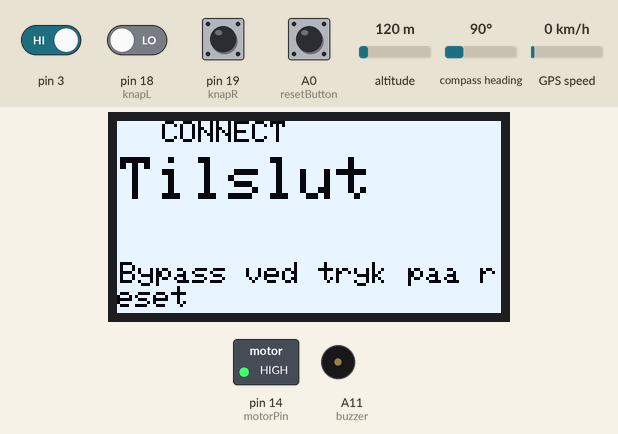
Simulated run of this sketch. Board: Arduino Mega 2560, built with avr-gcc and run on an emulated ATmega2560. Shown: 128×64 one-colour display, switched loads named in the sketch (green lamp = pin HIGH), buzzer (waves = sounding). The inputs (shaded band) are chosen by the test bench; at power-on: pin 3 HIGH, A0 (resetButton), pin 18 (knapL), pin 19 (knapR) LOW, altitude 120 m, compass heading 90°, GPS speed 0 km/h. The display library's start-up logo is not drawn; the GPS gets a fix after 3 s at 37.7749, -122.4194 with 8 satellites; no radio packets arrive unless stated.

Above: at 2.8 s.
2.9 s: A0 (resetButton) pulled HIGH for 0.15 s
At 4.7 s:
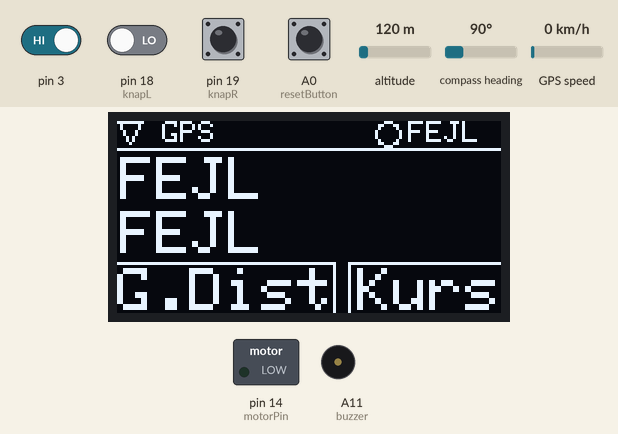
6.0 s: pin 3 driven LOW
At 7.5 s:
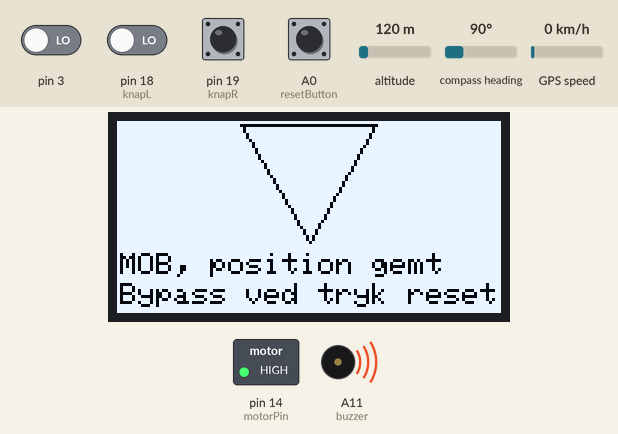
8.5 s: A0 (resetButton) pulled HIGH for 1 s
At 10.0 s:
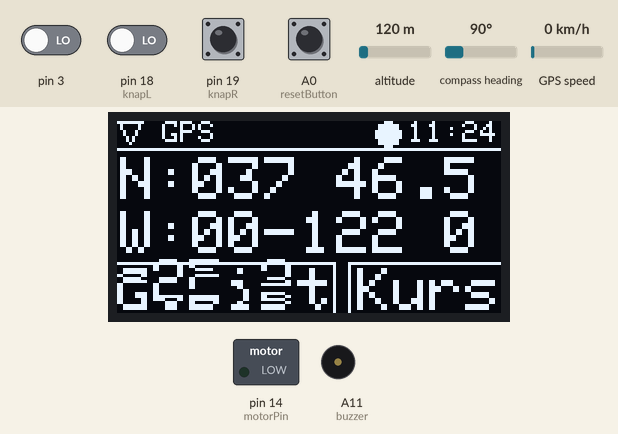
11.0 s: pin 18 (knapL) driven HIGH
At 12.4 s:
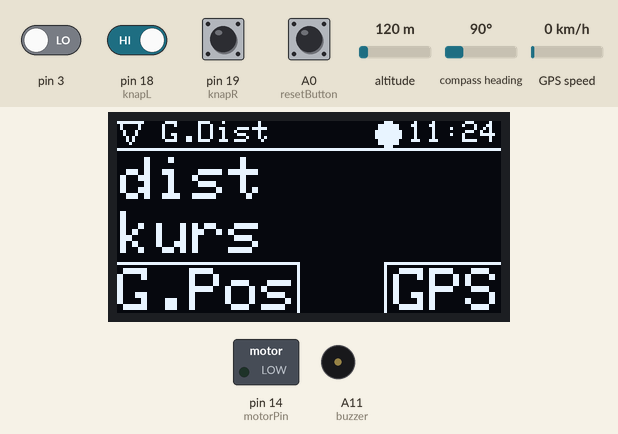
14.0 s: pin 19 (knapR) driven HIGH
At 15.5 s:
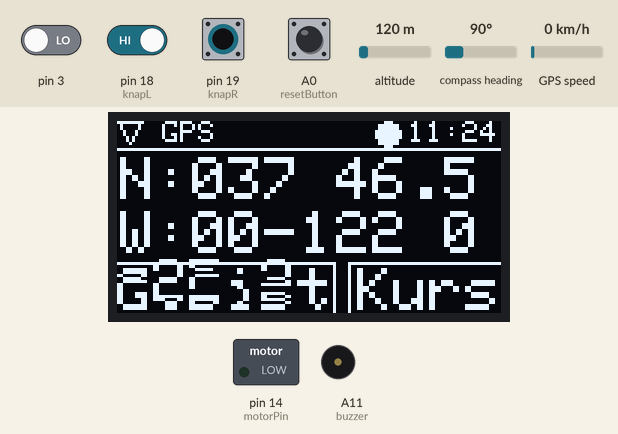
17.0 s: pin 19 (knapR) pulsed LOW 5 times (0.12 s each, 0.3 s apart)
At 18.2 s:
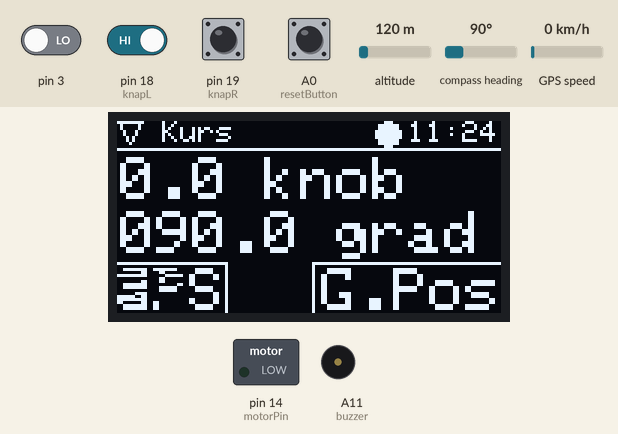
Timing chart, 0 to 22.3 s (numbered marks = the images above; inputs shaded):
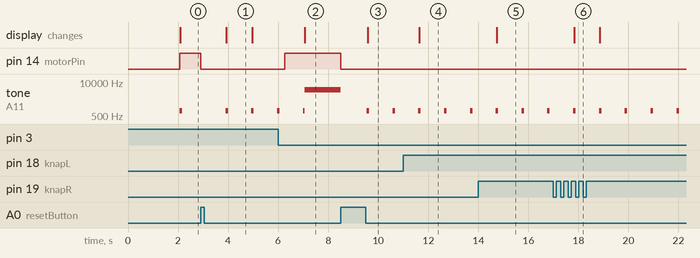

The sketch:

Motorenhed.ino
```cpp
#include <SPI.h>//libraries til seriel kommunikation.
#include <Wire.h>
#include <Adafruit_GFX.h> //til at tegne grafik paa display
#include <Adafruit_SSD1306.h>//Til Display
#include <TinyGPS.h>//til GPS
#include <nRF24L01.h>//til radio
#include <RF24.h>//til radio

//pin opsaetning
const int motorPin = 14; //pin hvorpaa relae er connect
const int knapL = 18;
const int knapR = 19; //kontakter til at styre rundt i menuer
const int buzzer = A11; //
const int resetButton = A0; //kontakt til fx at disable alarmen

//Display opsaetning
#define SCREEN_WIDTH 128 // OLED display width, in pixels
#define SCREEN_HEIGHT 64 // OLED display height, in pixels
// Declaration for an SSD1306 display connected to I2C (SDA, SCL pins)
#define OLED_RESET     -1 // Reset pin # (or -1 if sharing Arduino reset pin)
Adafruit_SSD1306 display(SCREEN_WIDTH, SCREEN_HEIGHT, &Wire, OLED_RESET);

//Radio opsaetning
RF24 radio(7, 8); // CE, CSN - pins
const byte address[6] = "00000";
int textInt = 0;

//GPS opsaetning
TinyGPS gps; // Creating GPS object
//GPS-variabler
String GPSLat = "";
String GPSLon = "";
String GPSSpeed = "";
String GPSCourse = "";
String GPSTime = "";
String gemtLat = "";
String gemtLon = "";

//GUI vaerdier til menu position
const int pos0_y = 0;     //y-position paa info linje i top
const int posNowM_x = 15; //x-position for nuvaerende menu
const int posUr_x = 97;   //x-position for uret
const int pos1_y = 12;    //y-position paa foerste main element
const int pos2_y = 30;    //y-position paa andet main element
const int pos3_y = 49;    //y-position paa menuskift-element
unsigned long ms = 1000; //til GPS

// Menu navne
const String velkomstMenu = "Welcome";
const String connectMenu = "Armb.";
const String gpsMenu = "GPS";
const String kursMenu = "Kurs";
const String gemtPosMenu = "G.Pos";
const String gemtDistMenu = "G.Dist";
const String alarmMenu = "Alarm";

int forbindelse = 0;//fortaeller om der er GPS forbindelse

unsigned int menuCount = 10000; //counter til hvilken menu vi er i.
//Starter hoej for at undgaa under/overflow

//checks til alarm og interrupts
bool knapCheck = 0;         //sikrer at der ikke bliver trykket dobbelt på menuknapper
bool alarm = 0;             //bliver 1/true naar mand over bord
bool interruptDisable = 1;  //deaktiverer funktionen der slukker motor hvis 1/true
unsigned long lastMessage = 0; //tiden hvornaar sidste radiobesked blev modtaget

void setup() {
  //Serial.begin(38400);  //begynder kommunikation med serial monitor - til accepttest
  Serial2.begin(9600);  //begynder kommunikation med GPS
  initDisplay();        //initialiserer displayet
  radioSetup();         //initialiserer radio
  pinMode(motorPin, OUTPUT);
  pinMode(resetButton, INPUT);
  attachInterrupt(digitalPinToInterrupt(knapL), bMenu, RISING);  //laver interrupt pins til at reagere på stigning i spaending
  attachInterrupt(digitalPinToInterrupt(knapR), fMenu, RISING);
  pinMode(buzzer, OUTPUT);
  digitalWrite(motorPin, HIGH);
  connectGUI(); //tegner en "opstartsskaerm"
  int i = 0; // til at exit while loop
  while (i == 0) { //et loop der venter paa man disabler sikkerheden eller forbinder armbaand
    if (digitalRead(resetButton) == HIGH) {
      digitalWrite(motorPin, LOW);
      i = 1;
    }
    if (textInt == 11) {
      digitalWrite(motorPin, LOW);
      lastMessage = millis();
      interruptDisable = 0; //aktiverer tjekket for forbindelse igen
      i = 1;
    }
  }
}

void loop() {
  GPSValues(); //opdaterer gps vaerdier
  switch (menuCount % 4) { //afhaengig af menucount tegnes de forskellige menuer
    case 0:
      gpsGUI();   //gps skaermen
      break;
    case 1:
      kursGUI();  //kurs og far skaermen
      break;
    case 2:
      gPosGUI();  //skarmen med de gemte koordinater
      break;
    case 3:
      gDistGUI(); //skaermen med distance og retning til de gemte koordinater
      break;
  }
  int x = 1; // til at exit while loop
  while (alarm == 1) { //loopet koden skal sidde i under alarmen
    if (digitalRead(resetButton) == HIGH) {
      digitalWrite(motorPin, LOW);
      alarm = 0;
      noTone(buzzer);
    }
    else if (x == 1) {  //skal kun koere en gang
      alarmGUI();       //tegner alarmen
      tone(buzzer, 5000);
      x = 0;            //for at undgaa den koerer dette loop mere end en gang
    }
  }
  knapCheck = 0; //for at sikre knapperne kan skifte menu igen i naeste loop
}
```

GPS.ino
```cpp
/*
   Funktion der gemmer fart, kurs, lon, lat og tid
*/
void GPSValues() {
  forbindelse = 0;
  float tempLat, tempLon, tempCourse;                                   //Værdier til at bruge i funktionerne
  unsigned long fix_age;                                                //Værdier til at bruge i funktionerne
  int gpsYear;                                                          //Værdier til at bruge i funktionerne
  byte gpsMonth, gpsDay, gpsHour, gpsMinute, gpsSecond, gpsHundredth;   //Værdier til at bruge i funktionerne
  unsigned long start = millis();
  do {
    while (Serial2.available()) { // Så længe der er forbindelse til satellitterne
      if (gps.encode(Serial2.read())) { //Hvis der er noget data at læse, encode det, så det bliver normale tal
        gps.f_get_position(&tempLat, &tempLon, &fix_age); // Funktion til at få længe- og breddegrader

        // check for, om der er kommet et satellit-fix for nylig
        if (fix_age == TinyGPS::GPS_INVALID_AGE) { // Ingen forbindelse til satellitter
          Serial.println("No satellite found");
        }
        else if (fix_age > 5000) { // Gammel forbindelse til satellitter.
          Serial.println("Possible stale data");
        }
        else { // God data
          GPSTime = "";    //Tomme strings, som bliver fyldt længere nede
          GPSCourse = "";  //Tomme strings, som bliver fyldt længere nede
          tempCourse = gps.f_course(); //Funktion for at finde kursen i grader

          // For at kursen altid fylder 3 cifre, bliver der indsat et eller to 0'er
          if (tempCourse < 10) {
            GPSCourse.concat("00");
          } else if (tempCourse < 100) {
            GPSCourse.concat("0");
          }
          GPSCourse.concat(String(tempCourse, 1)); //sidste tal er antal decimaler
          GPSCourse.concat(" grader");
          GPSSpeed = String(gps.f_speed_knots(), 1); //sidste tal er antal decimaler
          GPSSpeed.concat(" knob");

          GPSLat = convertPos(tempLat, true);   //Omformatering til degrees-decimalminutes-format
          GPSLon = convertPos(tempLon, false);  //Omformatering til degrees-decimalminutes-format

          gps.crack_datetime(&gpsYear, &gpsMonth, &gpsDay, &gpsHour, &gpsMinute, &gpsSecond, &gpsHundredth); // Funktion for tid

          gpsHour += 1; //Tidszone-fix
          if (gpsHour < 10) { //Så timerne altid fylder 2 cifre
             GPSTime.concat("0");
          }
          GPSTime.concat(gpsHour);
          GPSTime.concat(":");

          if (gpsMinute < 10) { //Så minutterne altid fylder 2 cifre
            GPSTime.concat("0");
          }
          GPSTime.concat(gpsMinute);
          forbindelse = 1;
        }
      }
    }
  } while (millis() - start < ms);
  if (forbindelse == 0) { //hvis der ingen forbindelse er, printer den "FEJL"
    GPSTime = "FEJL";
    GPSCourse = "FEJL";
    GPSSpeed = "FEJL";
    GPSLat = "FEJL";
    GPSLon = "FEJL";
  }
}

/*
   Funktion der modtager en float og en bool
   Floaten er en GPS vaerdi der bliver omregnet til det rette format
   Bool'en skal vaere true eller false afhaengig af om vaerdien er latitude eller longitude
   Outputtet er en string med tilfoejet prefix
*/
String convertPos(float value, bool lat) {
  int deg = (int)value;                      //For at få alt inden kommaet
  float decMin = value - (float)deg;         //For at få alt efter kommaet
  decMin = decMin * 60.0;                    // I ddm-format er dm 1/60 af grader
  String coordinate = "";
  if (lat == true) { //Hvis lat er true, skal den vælge mellem N eller S.
    if (abs(deg) == deg || deg == 0) { //Hvis den er positiv, skal det være N, ellers S
      coordinate.concat("N:");
    } else {
      coordinate.concat("S:");
    }

  } else { //Hvis lat er false, skal den vælge mellem E eller W.
    if (abs(deg) == deg || deg == 0) { //Hvis den er positiv, skal det være E, ellers W
      coordinate.concat("E:");
    } else {
      coordinate.concat("W:");
    }
  }

  if (deg < 10) { // Sørger for at graderne altid har det samme antal cifre
    coordinate.concat("00");
  } else if (deg < 100) {
    coordinate.concat("0");
  }
  coordinate.concat(deg);
  coordinate.concat(" ");
  if (decMin < 10) {
    coordinate.concat("0");
  }
  coordinate.concat(String(decMin, 1));
  return coordinate;
}
```

gui.ino
```cpp
void initDisplay() { //initialiserer display
  display.begin(SSD1306_SWITCHCAPVCC, 0x3C);
  //initialiser display - 0x3C er I2C adressen
  // Show initial display buffer contents on the screen --
  // the library initializes this with an Adafruit splash screen.
  display.display();
  delay(2000);
  display.clearDisplay();
}

void topGUI(String nowM) { //tegner top linjen paa skaermen med navnet paa nuvaerende menu som input

  //tjekker om der er forbindelse med GPS og armbaand foerst
  if (interruptDisable == 0) { //laver en fyldt trekant hvis der er forbindelse til armbånd
    display.fillTriangle(0, 0, 8, 0, 4, 7, SSD1306_WHITE);
  }
  else if (interruptDisable == 1) { //laver en ikke fyldt trekant hvis forbindelse til armbånd er brudt
    display.drawTriangle(0, 0, 8, 0, 4, 7, SSD1306_WHITE);
    tone(buzzer, 800, 100);
    //Serial.println("Alarmtone, bip"); //accepttest 4
  }
  if (forbindelse == 1) { //laver en fyldt trekant hvis der er forbindelse til GPS
    display.fillCircle(posUr_x - 7, 4, 4, SSD1306_WHITE);
  }
  else if (forbindelse == 0) { //laver en ikke fyldt trekant hvis forbindelse til GPS er brudt
    display.drawCircle(posUr_x - 7, 4, 4, SSD1306_WHITE);
  }

  display.setTextSize(1);
  display.setTextColor(SSD1306_INVERSE);
  display.setCursor(posNowM_x, pos0_y);
  display.println(nowM);
  display.setCursor(posUr_x, pos0_y);
  display.println(GPSTime); //tiden hentet fra GPS'en
  display.drawLine(0, 9, 127, 9, SSD1306_WHITE); //linje til at adskille top linje fra resten
}


void midGUI(String element1, String element2) { //tegner main delen af GUI'et med de to hovedelemter som input (som strings)
  display.setTextSize(2);
  display.setCursor(1, pos1_y);
  display.println(element1);
  display.setCursor(1, pos2_y);
  display.println(element2);
}


void bottomGUI(String nextM, String backM) {//delen af UI'et der viser navigation til andre menuer - input er strings med forrige og naeste menu
  display.setCursor(0, pos3_y);
  display.println(backM);
  display.setCursor(128 - (nextM.length() * 12), pos3_y);
  display.println(nextM);

  // vaerdier til linjer omkring tekst position
  int hStregPos = pos3_y - 2;                         // linjens hoejde
  int lStregPos = backM.length() * 12;                // venstre/midter-position
  int rStregPos = 127 - (nextM.length() * 12) - 2;    // hoejre/midter-position

  // venstre linje rundt om tekst
  display.drawLine(0, hStregPos, lStregPos, hStregPos, SSD1306_WHITE);
  display.drawLine(lStregPos, hStregPos, lStregPos, 63, SSD1306_WHITE);

  // hoejre linje rundt om tekst
  display.drawLine(127, hStregPos, rStregPos, hStregPos, SSD1306_WHITE);
  display.drawLine(rStregPos, hStregPos, rStregPos, 63, SSD1306_WHITE);
}


void connectGUI() { //GUI til connection med armbaand menu
  display.clearDisplay();
  display.fillRect(0, 0, SCREEN_WIDTH, SCREEN_HEIGHT, SSD1306_WHITE); //gør baggrunden hvid
  topGUI("CONNECT");
  display.setTextColor(SSD1306_INVERSE);
  display.setCursor(1, 12);
  display.setTextSize(2);
  display.println("Tilslut");
  display.setCursor(1, 47);
  display.setTextSize(1);
  display.println("Bypass ved tryk paa reset");
  display.display();
}

void gpsGUI() { //GUI til GPS menu
  display.clearDisplay();
  String main1 = GPSLat;              //variabel indeholdende koordinat
  String main2 = GPSLon;              //variabel indeholdende koordinat
  String nuvaerendeMenu = gpsMenu;    //nuvaerende menu
  String forrigeMenu = gemtDistMenu;  //menu paa venstre knap
  String naesteMenu = kursMenu;       //menu paa hoejre knap
  topGUI(nuvaerendeMenu);
  midGUI(main1, main2);
  bottomGUI(naesteMenu, forrigeMenu);
  //Serial.println("SKAERM ER OPDATERET"); //acceptest 3
  display.display();
}

void kursGUI() { //GUI til kurs og fart menu
  display.clearDisplay();
  String main1 = GPSSpeed;            //variabel indeholdende hastighed
  String main2 = GPSCourse;           //variabel indeholdende kurs
  String nuvaerendeMenu = kursMenu;   //nuvaerende menu
  String forrigeMenu = gpsMenu;       //menu paa venstre knap
  String naesteMenu = gemtPosMenu;    //menu paa hoejre knap
  topGUI(nuvaerendeMenu);
  midGUI(main1, main2);
  bottomGUI(naesteMenu, forrigeMenu);
  display.display();
}

void gPosGUI() { //GUI til menuen med den gemte position
  display.clearDisplay();
  String main1 = gemtLat;               //gemt koordinat N
  String main2 = gemtLon;               //gemt koordinat E
  String nuvaerendeMenu = gemtPosMenu;  //nuvaerende menu
  String forrigeMenu = kursMenu;        //menu paa venstre knap
  String naesteMenu = gemtDistMenu;     //menu paa hoejre knap
  topGUI(nuvaerendeMenu);
  midGUI(main1, main2);
  bottomGUI(naesteMenu, forrigeMenu);
  display.display();
}

void gDistGUI() { //GUI til menuen med distance og kurs til gemt position
  display.clearDisplay();
  String main1 = "dist";                //funktion for dist til gemt pos
  String main2 = "kurs";                //funktion for kurs til gemt pos
  String nuvaerendeMenu = gemtDistMenu; //nuvaerende menu
  String forrigeMenu = gemtPosMenu;     //menu paa venstre knap
  String naesteMenu = gpsMenu;          //menu paa hoejre knap
  topGUI(nuvaerendeMenu);
  midGUI(main1, main2);
  bottomGUI(naesteMenu, forrigeMenu);
  display.display();
}

void alarmGUI() { //GUI til alarmen
  display.clearDisplay();
  display.fillRect(0, 0, SCREEN_WIDTH, SCREEN_HEIGHT, SSD1306_WHITE);
  display.drawTriangle(41, 1, 86, 1, 64, 40, SSD1306_BLACK);
  display.setTextSize(1);
  display.setCursor(1, 44);
  display.println("MOB, position gemt");
  display.setCursor(1, 54);
  display.println("Bypass ved tryk reset");
  display.display();
}
```

interrupts.ino
```cpp
/*
 * bMenu og fMenu aendrer "menuCount" variablen 1 op eller ned
 * Bruger knaptjek til at sikre knappen ikke bouncer
 */
void bMenu() {
  if (knapCheck == 0) {
    menuCount--;
    knapCheck = 1;
  }
}

void fMenu() {
  if (knapCheck == 0) {
    menuCount++;
    knapCheck = 1;
  }
}

/*
 * CTC interrupt funktion der tjekker for om der er gaaet
 * over 2 sekunder siden sidst modtagne besked. Hvis "interruptDisable"
 * er 1/true gør funktionen intet
 * Hvis det er 2 sekunder siden funktionen besked modtaget slukkes motor
 */
ISR(TIMER1_COMPA_vect) {
  if (lastMessage + 680 <= millis() && interruptDisable == 0) {
    //Serial.println("SLUK MOTOR"); //til accepttest 2
    digitalWrite(motorPin, HIGH);
    gemtLat = GPSLat;
    gemtLon = GPSLon;
    alarm = 1;
    interruptDisable = 1;
  }
}

/*
 * funktion der koerer hver gang radioen modtager signal
 * Aendrer variablen "lastMessage" til den nuværende tid
 * Goer ligeledes "interruptDisable" falsk hvis alarmen er slået fra
 * og forbindelse bliver genoprettet
 */
void radioCheck() {
  //Serial.println("RADIOBESKED MODTAGET"); //til acceptest 1 og 2
  textInt = 0;
  if (radio.available()) {
    char text[32] = "";
    radio.read(&text, sizeof(text));
    textInt = atoi(text);
  }
  if (textInt == 11) {
    lastMessage = millis();
  }
  if (interruptDisable == 1 && alarm == 0){ //for at aktivere doedmandsknappen igen naar bruger er tilbage
    interruptDisable = 0;
  }
}
```

radio.ino
```cpp
/*
   Opsaetter radio funktionaliteten og CTC interrupt
   Radiodelen indeholder også opsaetningen af interruptet
   CTC (clear timer on compare): Goer saaledes at arduinoen taeller op til
   en given vaerdi. Den taeller med hastigheden af clockfrekvens delt med en
   prescaler. Se linje 25-26 for prescaler vaerdi
*/
void radioSetup() {
  radio.begin();
  radio.maskIRQ(1, 1, 0); //Masks alle IRQ triggers, udover receive(1 er mask, 0 er ingen mask).
  radio.openReadingPipe(0, address);
  radio.setChannel(0);
  radio.setPALevel(RF24_PA_MAX);  //sende styrken.
  radio.startListening();         //begynder herfra at lytte efter beskeder
  attachInterrupt(1, radioCheck, FALLING); //Opsaetter et interrupt for Arduino interrupt pin 1(D3), for hvornaar vaerdien falder fra 3.3 volt. Her koerer den vores ISR.

  //Setting up CTC interrupt at approx 3.33 Hz or 300 ms
  TCCR1A = 0; // Reset Timer Counter Control Registers
  TCCR1B = 0; // Same for B
  bitSet(TCCR1B, WGM12); // turn on CTC mode
  // Set Presaler:
  // 256: Set CS12
  bitSet(TCCR1B, CS12); // = 00000100 = Bit 2
  // Compare Mode
  bitSet(TIMSK1, OCIE1A); //Enable CompareInterrupt.
  OCR1A = 18749; // Set Compare Value ( < 65536 )
  sei(); //= interrupts(); Enable all Interrupts
}
```

Measured:
- after the input at 2.9 s, pin 14 (motorPin): HIGH → LOW at once; tone on A11 (buzzer): alternates 800 Hz for 0.10 s and silent for 0.93 s, starting after 1.0 s; the display: changes after 1.0 s (image 1)
- after the input at 6.0 s, pin 14 (motorPin): LOW → HIGH after 0.26 s; the display: changes after 1.1 s (image 2)
- after the input at 8.5 s, pin 14 (motorPin): HIGH → LOW at once; tone on A11 (buzzer): alternates 800 Hz for 0.10 s and silent for 0.99 s, starting at once; the display: changes after 1.1 s (image 3)
- after the input at 11.0 s, the display: changes after 0.64 s (image 4)
- after the input at 14.0 s, the display: changes after 0.73 s (image 5)
- after the input at 17.0 s, the display: changes after 0.83 s (image 6)
- what the display in image 1 shows lasts 1.1 s, from 3.9 s to 5.0 s
